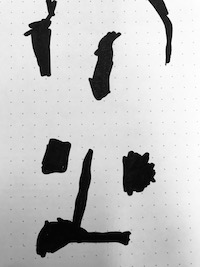
#> input picture _IMG_1851.jpg, 200 x 267 px
$ python OneTile.py _IMG_1851.jpg
#> lines starting #> are read from the running program, lines starting #| are printed output that depends on the picture
### Mask.py
from random import randrange
from PIL import Image

# THIS IS THE MASK CLASS ADAPTED TO PYTHON FROM
# FROM JAMIS BUCK'S MAZES FOR PROGRAMMERS RUBY CODE

# I HAVE ADDED THE from_img_data() FUNCTION SO WE CAN
# USE CAMERA STREAMS NOT LOAD FROM FILES

class Mask():

    # custom getter, see __getitem__()
    def cell_at(self, row, col):
        # are we in range?
        if not (0 <= row <= self.rows - 1):
            # no
            return False
        if not (0 <= col <= self.columns - 1):
            return False
        # print(self.bits[row, col])
        # if yes return the
        return self.bits[row, col]

    # custom setter, see __setitem__()
    def set_cell(self, row, col, val):
        self.bits[row, col] = val

    def __init__(self, rows, columns):
        # init the mask to size
        self.rows = rows
        self.columns = columns

        # a dictionary of positions and Booleans
        # we look at positions and see if they are valid or not for a cell.
        # We store them like this so we can look up any at any point
        # rather than in a list and have to do them all in the same order every time
        self.bits = dict( ((r, c), True) for c in range(self.columns) for r in range(self.rows))
        # print(self.bits)

    def __getitem__(self, key):
        # custom getter to check position truth
        return self.cell_at(*key)

    def __setitem__(self, key, val):
        # custom setter to set position truth
        self.set_cell(*key, val)

    # [55 lines left out: functions count, rand_loc, from_img_data, not called in this run]
    #
    #

    def from_png(file):
        # MAKE A MASK FROM PNG
        # open the image with PIL
        img = Image.open(file)
        # load the pixels from the image object
        pix = img.load()
        # get the size
        width, height = img.size
        # make a Mask Object with this info
        mask = Mask(height, width)
        # for each row and coloum
        for r in range(mask.rows):
            for c in range(mask.columns):
                # print(pix[c,r])
                # if (c, r) == (0, 0):
                #     mask[r, c] = True

                # LOOK at the pixel colour to see if it is black
                if pix[c, r] == (0, 0, 0, 255) or pix[c, r] == (0, 0, 0) or pix[c, r] == 0:
                    # print("False")

                    # it is so the mask position is false
                    # no cell will be active here
                    mask[r, c] = False
                else:
                    # print("True")

                    # it is white so a cell can be here
                    mask[r, c] = True
        # return the mask to whoever called it
        return mask

### Cell.py
# THIS IS THE CELL CLASS
# ADAPTED FROM JAMIS BUCK'S MAZES FOR PROGRAMMERS RUBY CODE

class Cell():

    def __init__(self, row, column):
        # init the object with row and column
        self.row = row
        self.column = column
        # the links is initially empty
        self.links = {}
        # there surrounding is unknown
        self.north = None
        self.south = None
        self.east = None
        self.west = None
        # i decided on the colour being the same for all cells
        # so this doesnt change
        self.colour = (255, 255, 255)

    def set_colour(self, col):
        # function to set the colour of this cell
        self.colour = col

    def link(self, cell, bidi=True):
        # link this cell to the one provided
        # by adding it to the links list
        self.links[cell] = True
        # and also add to the links list of the other cell
        if bidi:
            cell.link(self, bidi=False)
        # return this object
        return self

    # [8 lines left out: function unlink, not called in this run]

    def links(self):
        # return a list of the cells linked to
        return list(self.links.keys())

    def is_linked(self, cell):
        # check if we have been sent a valid cell object
        if isinstance(cell, Cell):
            # return the cell that matches if in links
            return cell in self.links
        elif cell is None:
            # or return false
            return False

    def neighbours(self):
        # create an empty list for neighbours
        nlist = []
        # for each direction see if there is anything set
        if self.north:
            # if so add to the list
            nlist.append(self.north)
        if self.south:
            nlist.append(self.south)
        if self.east:
            nlist.append(self.east)
        if self.west:
            nlist.append(self.west)
        # return the list of neighbours
        return nlist

### MaskedGrid.py
from Grid import Grid
from Cell import Cell
# import numpy as np


# THIS IS THE MASKEDGRID CLASS ADAPTED TO PYTHON FROM
# FROM JAMIS BUCK'S MAZES FOR PROGRAMMERS RUBY CODE

# I HAVE TWEAKED THE PREP_GRID SO THAT IT APPENDS CELLS AND NONE
# NOT JUST THE CELLS. THIS IS SO WE CAN BE EXPLICIT ABOUT SOMETHING
# NOT BEING THERE

# a class that inherits the Grid Class
class MaskedGrid(Grid):

    def __init__(self, mask):
        self.mask = mask
        # print(mask)
        # init the super class with the mask info
        super().__init__(mask.rows, mask.columns)


    def prep_grid(self):
        # OVERRIDES THE PREP GRID IN THE SUPER CLASS
        g = []
        # print("rows: %s, cols: %s" % (self.rows, self.columns))
        for r in range(self.rows):
            l = []
            for c in range(self.columns):
                # THERE IS A VALID POSTION
                if self.mask.cell_at(r, c):
                    # print("cell")

                    # SO WE INIT AND APPEND A CELL IN THIS POSITION
                    l.append(Cell(r, c))
                else:
                    # print("mask")

                    # THIS IS MASKED SO APPEND A NONE SO WHEN WE CHECK IT
                    # WE CAN CHECK AGAINST IT BEING NONE
                    # RATHER THAN IT JUST NOT BEING THERE
                    l.append(None)


                # print(l)
            g.append(l)

        # using numpy to check we are getting what is expected
        # print(np.matrix(g))
        # print(np.shape(g))

        # RETURN THE GRID
        return g


    # [11 lines left out: functions rand_cell, size, not called in this run]

### Grid.py
from random import randrange
from Cell import Cell
from PIL import Image, ImageDraw
import uuid
import os

# THIS IS THE GRID CLASS ADAPTED TO PYTHON FROM
# FROM JAMIS BUCK'S MAZES FOR PROGRAMMERS RUBY CODE

# MY IMPORTANT ADDITION IS THE to_point_pairs() FUNCTION
# WHICH RETURN A LIST OF COORDINATES SO I CAN DRAW WITH
# OPENGL INSTEAD OF USING THE PIL IMAGE WHICH IS VERY SLOW

class Grid():

    def cell_at(self, row, col):
        # check if there is a cell at the provided row/col
        # see if row is in range
        if not (0 <= row <= self.rows - 1):
            # if not return None
            return None
        # see if col is in range
        if not (0 <= col <= self.columns - 1):
            # return none
            return None
        # print("row=%s, col=%s"%(row, col))
        # return the cell at the postion
        return self.grid[row][col]

    def set_cell(self, row, col, val):
        # set the position row col to cell
        self.grid[row][col] = val

    def __init__(self, rows, columns):
        # init the grid object with a number of rows and columns
        self.rows = rows
        self.columns = columns
        # call the prepare function
        self.grid = self.prep_grid()
        # set up the cells in the grid
        self.config_cells()

    # [8 lines left out: function prep_grid, not called in this run]

    def config_cells(self):
        # for every cell (one at a time)
        for cell in self.each_cell():
            # print("config_cells: cell : %s" % cell)
            row = cell.row
            col = cell.column
            # set the neighbours, we define the getter and setters
            # further down so that they use the 'within range' check
            # at the top of the class.
            # This lets us set None if we are on an edge.
            cell.north = self[row - 1, col]
            cell.south = self[row + 1, col]
            cell.east = self[row, col + 1]
            cell.west = self[row, col - 1]

    def each_cell(self):
        # this is a generator!
        # return each cell by looping over each row
        for row in self.each_row():
            for cell in row:
                # is there a vaild Cell?
                if isinstance(cell, Cell):
                    # yeild allows us to pass all the things
                    # without storing everything somewhere
                    # and returning that
                    yield cell
                else:
                    # or skip it
                    pass

    def each_row(self):
        # generate each row from the grid
        for row in range(self.rows):
            yield self.grid[row]

    # [6 lines left out: function rand_cell, not called in this run]

    def size(self):
        # get the size of the grid
        return self.rows * self.columns

    def __getitem__(self, key):
        # redefined getter to use the cell_at function
        # so we can check position being requested
        return self.cell_at(*key)

    def __setitem__(self, key, val):
        # custom setter to add cells to grid pos
        self.set_cell(*key, val)

    def check_deadends(self):
        # check dead ends by looking for cell that only has one linked neighbour
        return [cell for cell in self.each_cell() if len(cell.links) == 1]

    # [137 lines left out: functions to_ascii, to_png, to_point_pairs, not called in this run]


    def to_png_inset(self, cell_size=8, inset=0.25, folder="out", name="nm", save=True):
        # THIS INSETS A LITTLE, INTERESTING VARIATION ON THE TO PNG
        # BUT PRETTY MUCH THE SAME
        img_wid = cell_size * self.columns
        img_hei = cell_size * self.rows
        inset = cell_size * inset
        bg = (randrange(120, 255), randrange(120, 255), randrange(120, 255))
        wall = (120,120,120)
        img = Image.new("RGBA", (img_wid + 1, img_hei + 1), bg)
        draw = ImageDraw.Draw(img)

        for cell in self.each_cell():
            x = cell.column * cell_size
            y = cell.row * cell_size
            x1 = x
            x4 = x + cell_size
            x2 = x1 + inset
            x3 = x4 - inset
            y1 = y
            y4 = y + cell_size
            y2 = y1 + inset
            y3 = y4 - inset
            quart_cell = cell_size / 4


            bg = (randrange(120, 255), randrange(120, 255), randrange(120, 255))
            draw.rectangle((x1,y1,x4,y4), fill=bg)


            # MY ADDITIONS FOR ENTRANCE/EXIT
            if cell.row == 0 and cell.column == 0:
                if cell.is_linked(cell.south):
                    draw.line((x2+quart_cell,y2,x2+quart_cell,y3), fill=wall, width=int(cell_size/4))
                else:
                    draw.line((x2,y2+quart_cell,x3,y2+quart_cell), fill=wall, width=int(cell_size/4))

            if cell.is_linked(cell.north):
                draw.line((x2, y1, x2, y2), fill=wall, width=int(cell_size/4))
                draw.line((x3, y1, x3, y2), fill=wall, width=int(cell_size/4))
                draw.line((x2 + quart_cell, y1, x2 + quart_cell, y2 + quart_cell), fill=wall, width=int(cell_size/4))
            else:
                draw.line((x2, y2, x3, y2), fill=wall, width=int(cell_size/4))

            if cell.is_linked(cell.south):
                draw.line((x2, y3, x2, y4), fill=wall, width=int(cell_size/4))
                draw.line((x3, y3, x3, y4), fill=wall, width=int(cell_size/4))
                draw.line((x2 + quart_cell, y2 + quart_cell, x2 + quart_cell, y4), fill=wall, width=int(cell_size/4))

            else:
                draw.line((x2, y3, x3, y3), fill=wall, width=int(cell_size/4))

            if cell.is_linked(cell.west):
                draw.line((x1, y2, x2, y2), fill=wall, width=int(cell_size/4))
                draw.line((x1, y3, x2, y3), fill=wall, width=int(cell_size/4))
                draw.line((x1, y2 + quart_cell, x2 + quart_cell, y2 + quart_cell), fill=wall, width=int(cell_size/4))
            else:
                draw.line((x2, y2, x2, y3), fill=wall, width=int(cell_size/4))

            if cell.is_linked(cell.east):
                draw.line((x3, y2, x4, y2), fill=wall, width=int(cell_size/4))
                draw.line((x3, y3, x4, y3), fill=wall, width=int(cell_size/4))
                draw.line((x2 + quart_cell, y2 + quart_cell, x4, y2 + quart_cell), fill=wall, width=int(cell_size/4))
            else:
                draw.line((x3, y2, x3, y3), fill=wall, width=int(cell_size/4))

        if not os.path.exists(folder):
            os.makedirs(folder)
        if save:
            img.save("{}/{}.png".format(folder, name), "PNG", optimize=True)
        return img

### RecursiveBacktracker.py
from Cell import Cell
from random import choice, randint


# THIS IS THE RECURSIVE BACKTRACKER WHICH MOVES THROUGH
# THE GRID WE GIVE IT AND JOINS UP ALL OUR VALID UNMASKED CELLS

# I CHOSE THE RECURSIVE BACKTRACKER OVER OTHER MAZE
# ALGORITHMS AS IT WILL ALWAYS RETURN ORTHOGANAL/PERFECT(no loops) PATHS.

# THIS IS VERY IMPORTANT SO THAT I CAN ADAPT IT INTO A UNICURSAL
# LABYRINTH WHEN DRAWING. UNICURSAL LABYRINTHS CAN ONLY BE MADE
# FROM A PERFECT MAZE!

class RecursiveBacktracker():

    def on(grid):
        # create empty list
        stack = []
        # start in the top corner
        # alternatively use random position function
        # it doesnt really matter
        start = grid.cell_at(0, 0)
        stack.append(start)

        # is there something in the list?
        while len(stack) > 0:
            # get the first thing
            current = stack[-1]

            # add cell check for masking
            # we need it to be a valid cell
            if isinstance(current, Cell):
                # here we can play with setting the colors
                # but i have settled on it being the same
                # everywhere

                # it is useful if you want to colour in and
                # you can visualize the paths that the
                # recursive backtracker took.
                col = (255, 255, 255)
                current.set_colour(col)
                # print(current)

                # create empty list
                neighs = []

                # loop over neighbours
                for n in current.neighbours():
                    # does this neighbour have any links?
                    if len(n.links) == 0:
                        # add it to the list
                        neighs.append(n)

                # do we have nothing in the list?
                if len(neighs) == 0:
                    # jump up
                    stack.pop()
                else:
                    # or, pick a random neighbour cell
                    neighbour = choice(neighs)
                    # link this cell and neighbour together
                    # in both directions
                    current.link(neighbour, True)
                    # add the neighbour to the stack
                    stack.append(neighbour)
            else:
                # jump up
                stack.pop()

### OneTile.py
import os
import sys
import cv2
import shutil
import numpy as np
from Mask import Mask
from MaskedGrid import MaskedGrid
from RecursiveBacktracker import RecursiveBacktracker
from datetime import datetime


def makeMaze(img_path, folder):
    # use the provided image and make a mask
    mask = Mask.from_png(img_path)
    # make a grid from the mask
    grid = MaskedGrid(mask)
    # run the backtracker
    RecursiveBacktracker.on(grid)
    # [6 lines of commented-out code are left out]
    img = grid.to_png_inset(cell_size=16, folder="nanogenmo", name="img", save=True)
    # send the image back up
    return img

def main(img_path, folder):
    # generate from the path provided
    img = makeMaze(img_path, "live_mz")
#> in from_png, img is the input picture: PIL image 200x267 RGB; min 0, max 255, mean 192.8
#> in to_png_inset, `img = Image.new("RGBA", (img_wid + 1, img_hei + 1), bg)`:
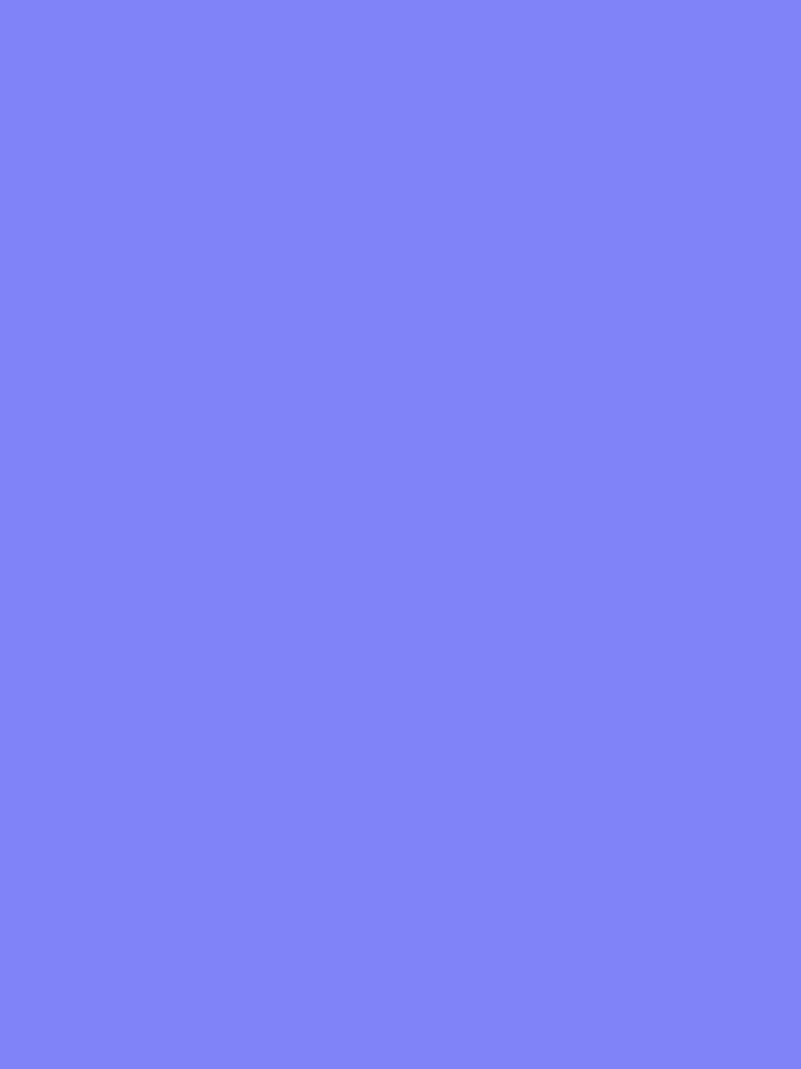
#> img: PIL image 3201x4273 RGBA (shown at 1/4 size); mean R, G, B, A 128, 131, 247, 255
#> in to_png_inset, `img.save("{}/{}.png".format(folder, name), "PNG", optimize=True)`:
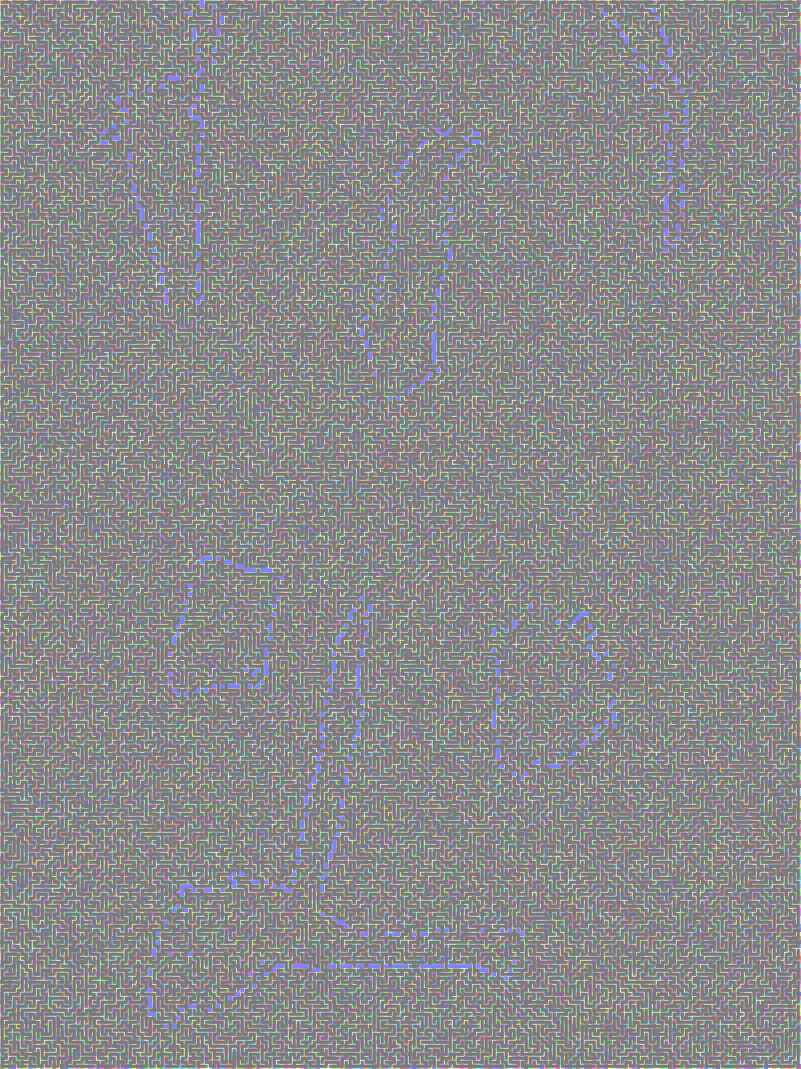
#> saved as img.png: PIL image 3201x4273 RGBA (shown at 1/4 size); mean R, G, B, A 138, 138, 139.1, 255
    # return the response
    return img


if __name__ == "__main__":
    # python demo4.py file:cv
    startTime = datetime.now()
    main(sys.argv[1], sys.argv[1])
    print("Completed In: %s" % (datetime.now() - startTime))
